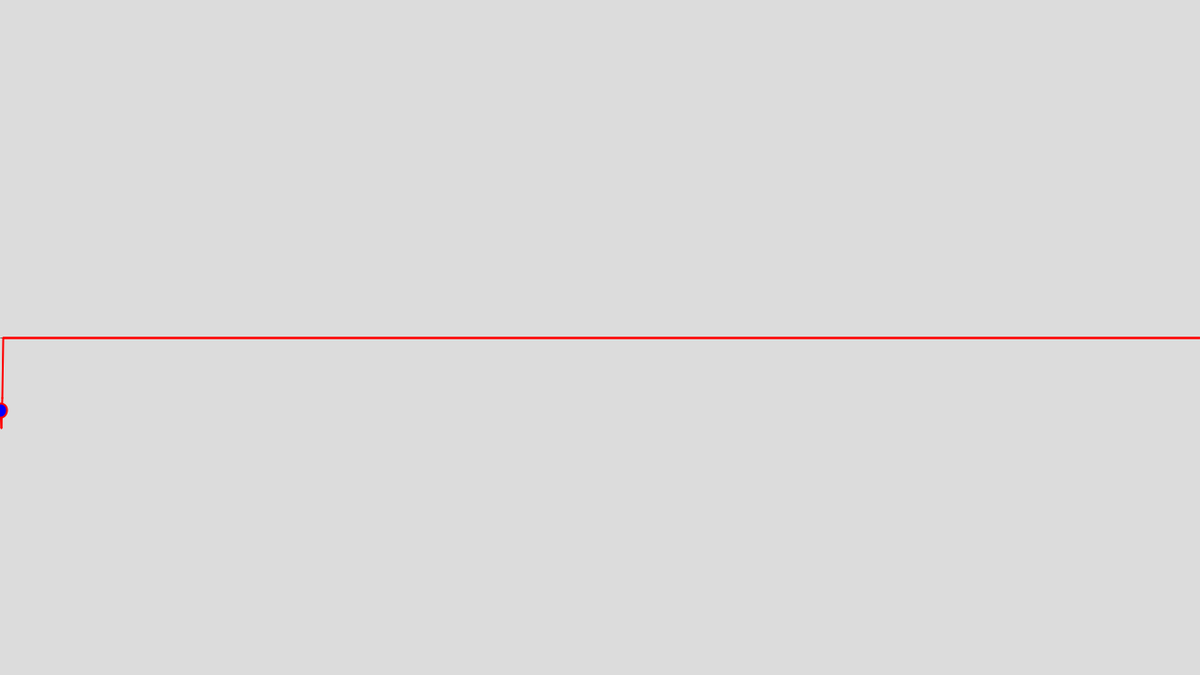
Frame 1 (no input)
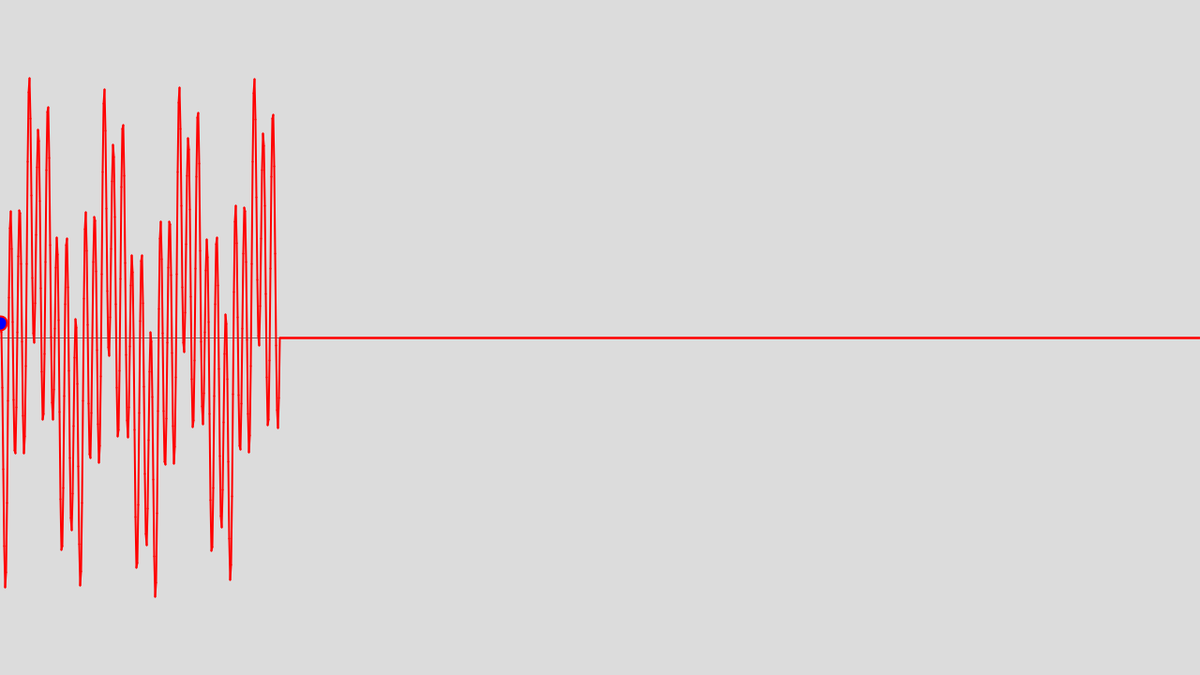
Frame 60 (the mouse pressed at the canvas centre just before this capture)
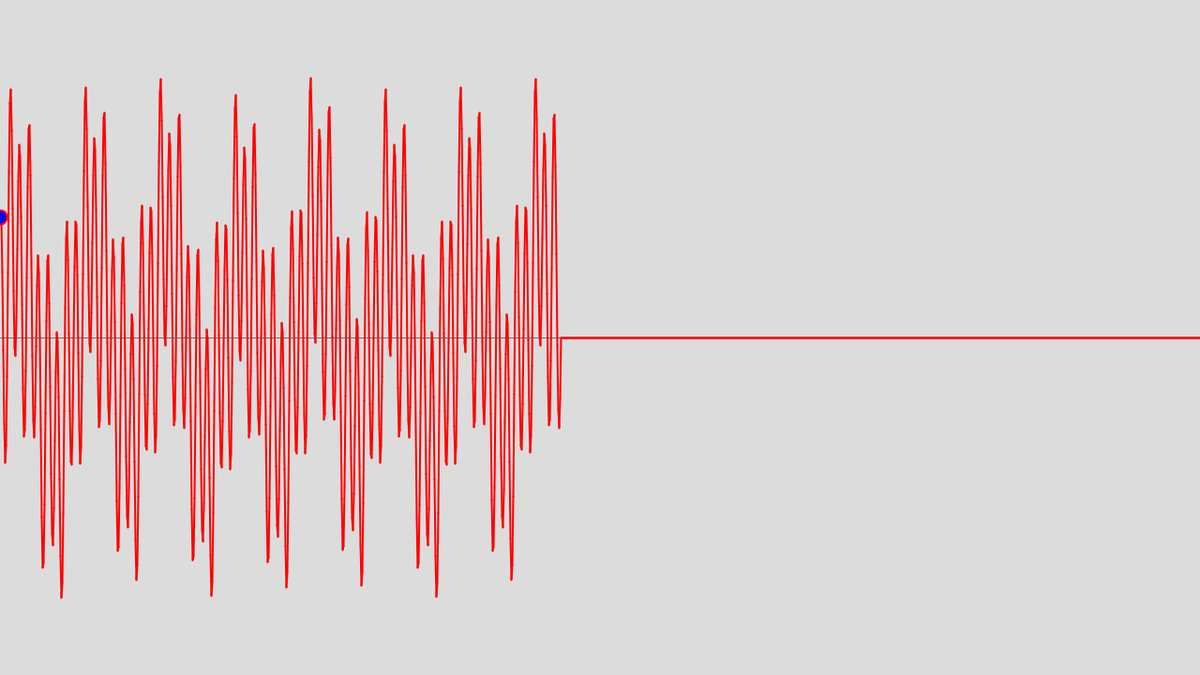
Frame 120 (the mouse held since frame 60 and released just before this capture)

The Processing sketch that drew these frames (run headless with seeded random() and noise(); from frame 60 on, the mouse is pressed at the canvas centre):

// Processing sketch: Waves2
// ── Waves2.pde
Wave wave;
boolean pause = false;

void setup(){
  int size = displayWidth/20;
  surface.setSize(size*16, size*9); 
  surface.setLocation(size, size);
  initial();
  frameRate(30);
}

void draw(){
  if (pause) return;
  wave.run();
}

void initial(){
  wave = new Wave(5);
  float fre = 50;
  wave.addSine(50, fre, 0);
  wave.addSine(10, fre/10, 0);
  wave.addSine(-150, fre*2, 0);
  wave.addSine(100, fre/4, 0);
}

void drawBaseLine(){
  stroke(0);
  strokeWeight(0.5);
  line(0, 0, width, 0);
}

void keyPressed(){
  if (keyCode == 32) pause = !pause;
}

// ── Eq.pde
public abstract class Eq {
  protected abstract double getP(float t);
}

class Sine extends Eq {
  
  float curPh;
  float fre;
  float sp;
  float amp;
  
  Sine(float amp, float fre, float curPh){
    this.amp = amp;
    this.fre = fre;
    this.curPh = curPh;
  }
  
  double getP(float t){
    return this.amp*Math.sin(2*PI*this.fre*t + this.curPh); 
  }

}

// ── Wave.pde
class Wave{  
  
  double[] nds;
  double[] xs;
  ArrayList<Eq> pls;
  private final float rsl;
  float t;
  float sp;
  
  public Wave(float sp){
    this.rsl = 1;
    this.sp = sp;
    nds = new double[int(width/rsl)+1];
    xs = new double[int(width/rsl)+1];
    pls = new ArrayList<Eq>();
    for (int i = 0; i < nds.length; i++) nds[i] = 0;
    for (int i = 0; i < nds.length; i++) xs[i] = i*rsl;
  }
  
  public void show(){
    stroke(255, 0, 0);
    strokeWeight(2);
    for (int i = nds.length - 2; i >= 0; i--){
      line((float) xs[i+1], (float) nds[i+1], (float) xs[i], (float) nds[i]); 
    }
    fill(0, 0, 255);
    circle(0, (float) nds[0], 15);
  }
  
  public void update(){
    for (int i = nds.length-1; i >= 1; i--){
      nds[i] = nds[i-1];
    }
    nds[0] = 0;
    for (int j = 0; j < pls.size(); j++){
      nds[0] += pls.get(j).getP(t);
    }
    t += 0.001;
  }
  
  public void addSine(float amp, float fre, float curPh){
    this.pls.add(new Sine(amp, fre, curPh));
  }
  
  void run(){
     for (int i = 0; i < this.sp; i++){
       translate(0, height/2);
        background(220);
        scale(1, -1);
        drawBaseLine();
       this.show();
       this.update();
     }
  }
  
}
